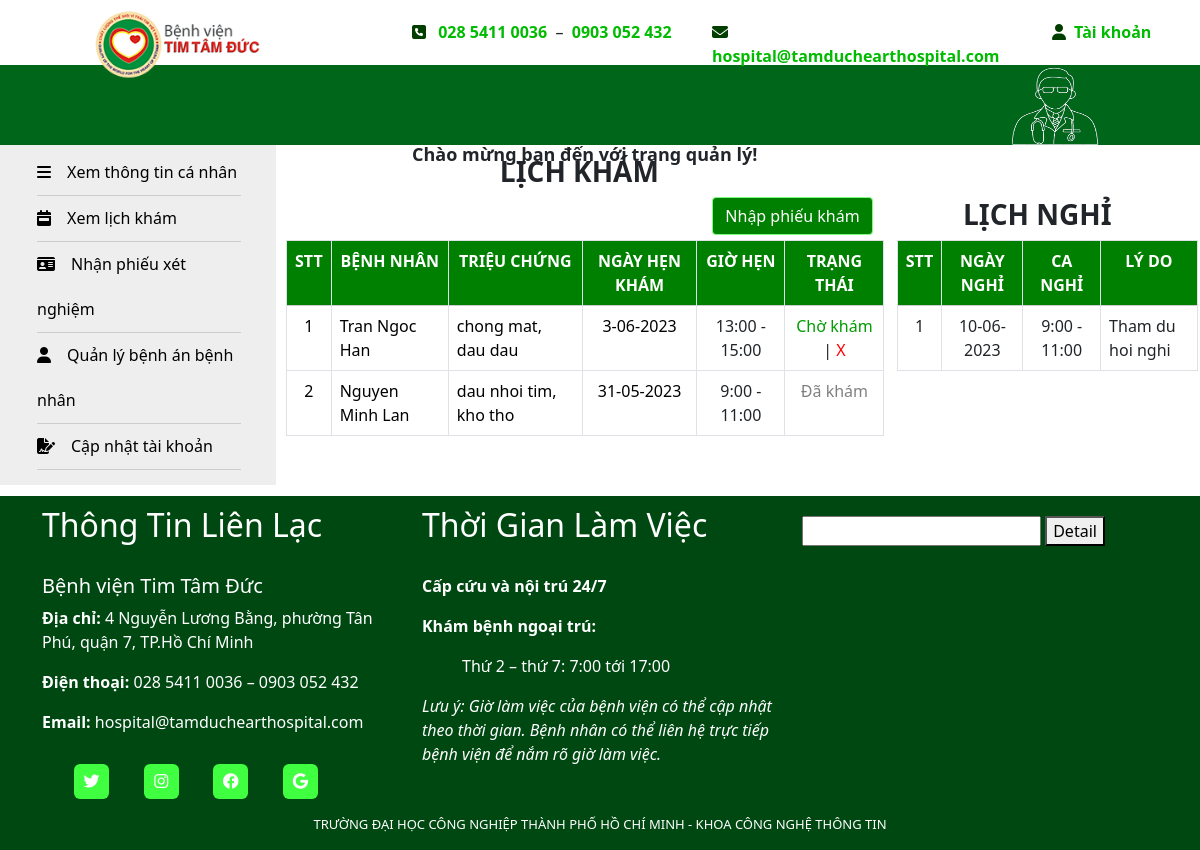
The app's page /doctor/XemLich.php (signed in) with its own data.
### tables this page shows
CREATE TABLE `phieudkkham` (
  `id_phieudk` int(10) UNSIGNED NOT NULL,
  `ngayhen` varchar(100) NOT NULL,
  `ngaydatlich` date NOT NULL,
  `trieuchung` varchar(100) NOT NULL,
  `phikham` double NOT NULL,
  `status` int(5) NOT NULL,
  `code_phieu` varchar(50) NOT NULL,
  `id_benhnhan` int(11) NOT NULL,
  `id_bacsi` int(11) NOT NULL,
  `token` varchar(100) NOT NULL
);

CREATE TABLE `benhnhan` (
  `id_benhnhan` int(10) UNSIGNED NOT NULL,
  `tenbenhnhan` varchar(100) NOT NULL,
  `gioitinh` varchar(50) NOT NULL,
  `namsinh` varchar(11) NOT NULL,
  `diachi` varchar(100) NOT NULL,
  `sdt` varchar(100) NOT NULL,
  `hinhanh` varchar(255) NOT NULL,
  `token` varchar(100) NOT NULL
);

CREATE TABLE `lichnghi` (
  `id_lichnghi` int(10) UNSIGNED NOT NULL,
  `ngayhen` varchar(100) NOT NULL,
  `lydo` varchar(255) NOT NULL,
  `id_bacsi` int(11) NOT NULL
);

### class/clsdoctor.php (called while the page is built, shortened)
<?php
class doctor
{
    function connect()
    {
        $con = mysqli_connect("localhost", "root", "", "benhvien");
        if (!$con) {
            echo "Không kết nối cơ sở dữ liệu";
            exit();
        } else {
            mysqli_set_charset($con, "utf8");
            return $con;
        }
    }
    function laycot($sql)
    {
        $link = $this->connect();
        $ketqua = mysqli_query($link, $sql);
        $i = mysqli_num_rows($ketqua);
        $giatri = '';
        if ($i > 0) {
            while ($row = mysqli_fetch_array($ketqua)) {
                $id = $row['0'];
                $giatri = $id;
            }
        }
        return $giatri;
    }
}

### doctor/XemLich.php (the view, shortened to what this page needs)
<?php
include("../class/clsdoctor.php");
$p = new doctor();
$layid = $_SESSION['id_user'];
?>
<!DOCTYPE html>
<html lang="en">
<head>
    <link rel="stylesheet" href="https://cdnjs.cloudflare.com/ajax/libs/animate.css/4.1.1/animate.min.css" />
    <link href="https://cdn.jsdelivr.net/npm/bootstrap@5.0.2/dist/css/bootstrap.min.css" rel="stylesheet">
    <link rel="stylesheet" href="https://use.fontawesome.com/releases/v5.7.2/css/all.css">
</head>
<body>
    <?php include("header.php"); ?>
    <?php include("menu.php"); ?>
    <nav>
        <ul>
            <li><a href="XemThongTinCaNhan.php"><i class="fa fa-bars"></i>&emsp;Xem thông tin cá nhân</a></li>
            <li><a href="XemLich.php"><i class="fa fa-calendar-week"></i>&emsp;Xem lịch khám</a></li>
            <li><a href="chidinhxn.php"><i class="fa fa-id-card"></i>&emsp;Nhận phiếu xét nghiệm</a></li>
            <li><a href="QuanLyBenhAn.php"><i class="fa fa-user"></i>&emsp;Quản lý bệnh án bệnh nhân</a></li>
            <li><a href="updateaccount.php"><i class="fa fa-file-signature"></i>&emsp;Cập nhật tài khoản</a></li>
        </ul>
    </nav>
    <section>
        <div class="xemlich">
            <div class="row">
                <div class="col-md-8">
                    <div style="float:left; ">
                        <h3 style="text-align: center;font-weight: bold;">LỊCH KHÁM</h3>
                        <button type="button" style="float:right; margin-bottom: 5px; background-color: green; border-color:#7dff7d" data-toggle="modal" data-target="#chitiet" class="btn btn-primary" name="nut">Nhập phiếu khám</button>
                        <?php
                        $link = $p->connect();
                        $sql = "select * from phieudkkham  where id_bacsi='$layid' order by status and ngayhen asc";
                        $ketqua = mysqli_query($link, $sql);
                        ?>
                        <table class="table table-bordered" style="margin-bottom: 50px; width:102%">
                            <tr style=" border-bottom:1px solid #ccc; background-color:green; color:white">
                                <th>STT</th>
                                <th>BỆNH NHÂN</th>
                                <th>TRIỆU CHỨNG</th>
                                <th>NGÀY HẸN KHÁM</th>
                                <th>GIỜ HẸN</th>
                                <th>TRẠNG THÁI</th>
                            </tr>
                            <?php
                            $i = 0;
                            while ($row = mysqli_fetch_array($ketqua)) {
                                $i++;
                                $id_phieudkkham = $row['id_phieudk'];
                                $id_benhnhan = $row['id_benhnhan'];
                                $token = $row['token'];
                                $trieuchung = $row['trieuchung'];
                                $array_ngayhen = explode('_', $row['ngayhen']);
                            ?>
                                <tr>
                                    <td><?php echo '<a href="?id=' . $id_phieudkkham . '">' . $i . '</a>' ?></td>
                                    <td style="text-align:left"><?php echo '<a href="?id=' . $id_phieudkkham . '">' .
                                                                    $p->laycot("select tenbenhnhan from benhnhan where id_benhnhan ='$id_benhnhan' and token='$token'")
                                                                    . '</a>' ?></td>
                                    <td style="text-align:left"><?php echo '<a href="?id=' . $id_phieudkkham . '">' . $trieuchung . '</a>' ?></td>
                                    <td><?php echo '<a href="?id=' . $id_phieudkkham . '">' . date('j-m-Y', strtotime($array_ngayhen[1])) . '</a>' ?></td>
                                    <td><?php
                                        if ($array_ngayhen[0] == 1) :
                                            echo "7:00 - 9:00";
                                        elseif ($array_ngayhen[0] == 2) :
                                            echo "9:00 - 11:00";
                                        elseif ($array_ngayhen[0] == 3) :
                                            echo "13:00 - 15:00";
                                        else :
                                            echo "15:00 - 17:00";
                                        endif; ?>
                                    </td>
                                    <td><?php
                                        if ($row['status'] == 0) {
                                            echo '<a style="color:#009d00">Chờ khám</a>';
                                            echo ' | ';
                                            echo ' <a href="baolich.php?id=' . $id_phieudkkham . '" name="ban" class="huy" style="color:red" >X</a>';
                                        } else {
                                            echo '<a style="color:grey">Đã khám</a>';
                                        }
                                        ?>
                                    </td>
                                </tr>
                            <?php
                            }
                            ?>
                        </table>
                    </div>
                </div>
                <div class="col-md-4" style="margin-top:43px;">
                    <div style="float:left; ">
                        <h3 style="text-align: center;font-weight: bold;">LỊCH NGHỈ</h3>
                        <?php
                        $link = $p->connect();
                        $sql = "select * from lichnghi where id_bacsi='$layid'";
                        $ketqua = mysqli_query($link, $sql);
                        ?>
                        <table class="table table-bordered" style="margin-bottom: 50px; width:107%">
                            <tr style=" border-bottom:1px solid #ccc; background-color:green; color:white">
                                <th>STT</th>
                                <th>NGÀY NGHỈ</th>
                                <th>CA NGHỈ</th>
                                <th>LÝ DO</th>
                            </tr>
                            <?php
                            $i = 0;
                            while ($row = mysqli_fetch_array($ketqua)) {
                                $i++;
                                $array_ngaynghi = explode('_', $row['ngayhen']);
                                $lydo = $row['lydo'];
                            ?>
                                <tr>
                                    <td><?php echo '<a>' . $i . '</a>' ?></td>
                                    <td><?php echo '<a>' . date('j-m-Y', strtotime($array_ngaynghi[1])) . '</a>' ?></td>
                                    <td><?php
                                        if ($array_ngayhen[0] == 1) :
                                            echo "7:00 - 9:00";
                                        elseif ($array_ngayhen[0] == 2) :
                                            echo "9:00 - 11:00";
                                        elseif ($array_ngayhen[0] == 3) :
                                            echo "13:00 - 15:00";
                                        else :
                                            echo "15:00 - 17:00";
                                        endif; ?>
                                    </td>
                                    <td style="text-align: left;"><?php echo '<a>' . $lydo . '</a>' ?></td>
                                </tr>
                            <?php
                            }
                            ?>
                        </table>
                    </div>
                </div>
            </div>
        </div>
    </section>
    <footer>
        <?php include("footer.php"); ?>
    </footer>
</body>
</html>

### doctor/XemLich.php (style rules this page uses)
nav { line-height: 45px; background-color: #eeeeee; height: 100%; width: 23%; float: left; padding: 5px; }
section { width: 76%; float: left; padding: 10px; }
footer { clear: both; position: sticky; }
nav ul { margin-bottom: 10px; padding-right: 30px; }
nav ul li { border-bottom: 1px solid #cdcdcd; }
nav ul li a { color: black; text-decoration: none; }
nav ul { list-style: none; }
table, tr { border-top: 1px solid #ccc; border-bottom: 1px solid #ccc; }
table { border-collapse: collapse; text-align: center; }
th, td { text-align: center; padding: 10px; border-bottom: 1px solid #ccc; }
td>a { text-decoration: none; color: black; }

### doctor/header.php (style rules this page uses)
li>a { color: #00bb00; }

### doctor/footer.php (style rules this page uses)
footer { margin-top: 30px; }

### records on screen
phieudkkham: id_benhnhan+token "Tran Ngoc Han", trieuchung "chong mat, dau dau", ngayhen "3-06-2023", shows "13:00 - 15:00"
phieudkkham: id_benhnhan+token "Nguyen Minh Lan", trieuchung "dau nhoi tim, kho tho", ngayhen "31-05-2023", shows "9:00 - 11:00", status "Đã khám"
lichnghi: ngayhen "10-06-2023", lydo "Tham du hoi nghi"
